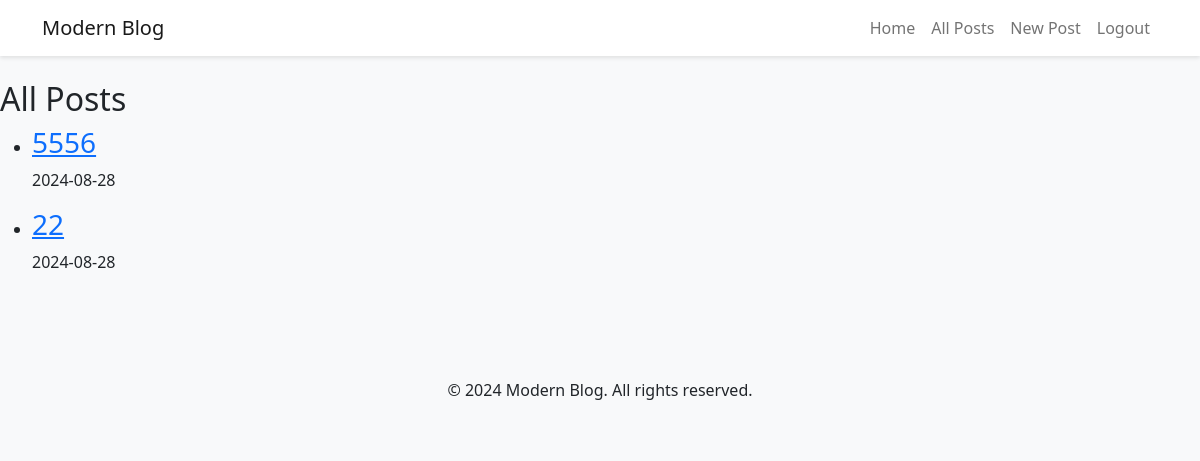
Page /post/ (signed in) on the earlier database version.
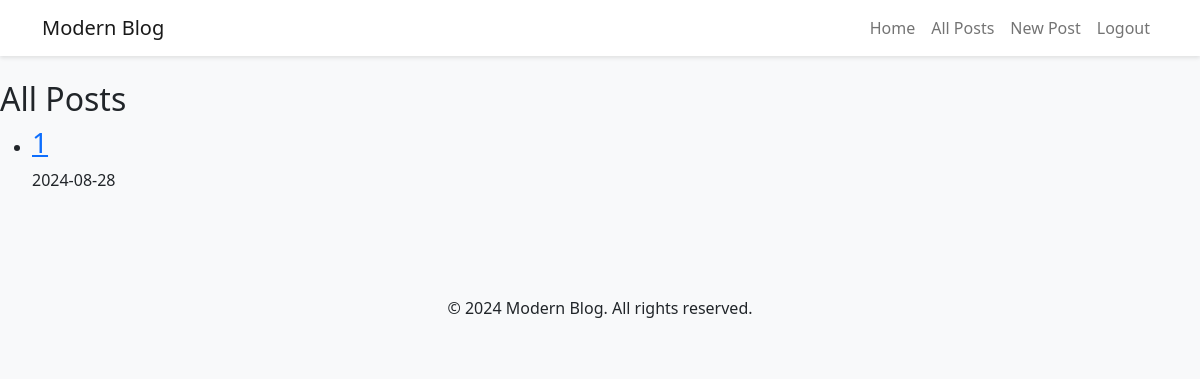
Same page on the later database version.
### blog/models.py (models this page shows, shortened)
class Post(models.Model):
    title = models.CharField(max_length=200)
    content = models.TextField()
    created_date = models.DateTimeField(default=timezone.now)
    modified_date = models.DateTimeField(auto_now=True)
    category = models.ForeignKey(Category, on_delete=models.SET_NULL, null=True, related_name='posts')
    author = models.ForeignKey(User, on_delete=models.CASCADE)
    class Meta:
        ordering = ['-created_date']

### blog/views.py (the view)
# urls.py: path('post/', views.post_list, name='post_list'),
def post_list(request):
    post_list = Post.objects.all().order_by('-created_date')
    paginator = Paginator(post_list, 10)
    page = request.GET.get('page')
    posts = paginator.get_page(page)
    return render(request, 'blog/post_list.html', {'posts': posts})

### blog/context_processors.py (called while the page is built)
def categories(request):
    return {'categories': Category.objects.exclude(slug='')}

### templates/blog/post_list.html (shortened to what this page needs)
{% extends 'blog/base.html' %}
{% block content %}
    <h2>All Posts</h2>
    <ul>
    {% for post in posts %}
        <li>
            <h3><a href="{% url 'post_detail' pk=post.pk %}">{{ post.title }}</a></h3>
            <p>{{ post.created_date|date:"Y-m-d" }}</p>
        </li>
    {% empty %}
        <li>No posts yet.</li>
    {% endfor %}
    </ul>
{% endblock %}

Differences in the rows shown:
removed Post: title "5556", created_date "2024-08-28"
removed Post: title "22", created_date "2024-08-28"
added Post: title "1", created_date "2024-08-28"
